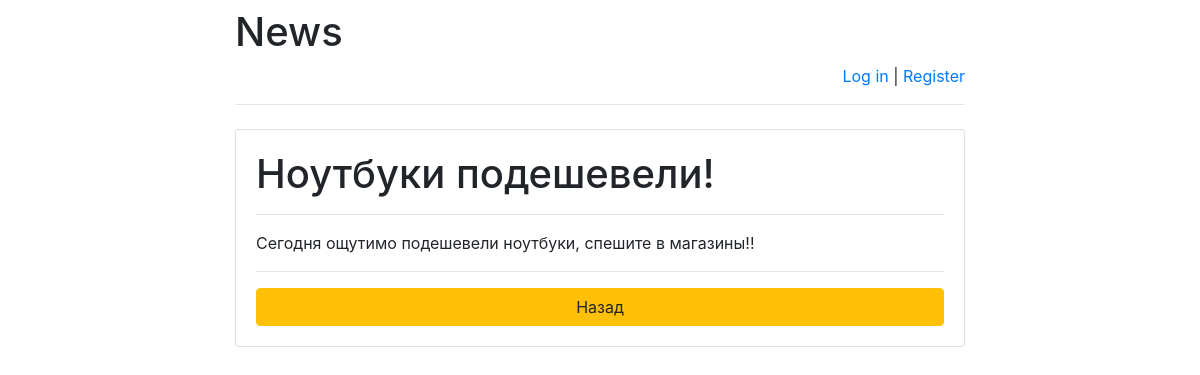
The page /news/1/ on the database its author committed.
### news/models.py (models this page shows)
class NewsHeadline(models.Model):
    news_text = models.CharField(max_length=255)
    pub_date = models.DateTimeField('date published')

class TextNews(models.Model):
    news = models.ForeignKey(NewsHeadline, on_delete=models.CASCADE)
    text = models.CharField(max_length=1000)

### news/views.py (the view)
# urls.py: re_path(r'^([0-9]+)/$', views.detail, name='detail'),
def detail(request, new_id):
    error_message = None
    if "error_message" in request.GET:
        error_message = request.GET["error_message"]
    return render(
        request,
        "text.html",
        {
            "new": get_object_or_404(NewsHeadline, pk=new_id),
            "textNews": get_object_or_404(TextNews, pk=new_id),
            "error_message": error_message
        }
    )

### news/templates/text.html (shortened to what this page needs)
<!DOCTYPE html>
<html lang="en">
<head>
</head>
<body>
{% extends 'base.html' %}
{% block main %}
<h1>{{ new.news_text }}</h1>
<hr>
<p>{{ textNews.text }}</p>
<hr>
   <form method="post">
        <a href=".."
           class="btn btn-warning btn-block">
            Назад
        </a>
    </form>
{% endblock %}

### rows shown on the page
NewsHeadline: news_text "Ноутбуки подешевели!"
TextNews: text "Сегодня ощутимо подешевели ноутбуки, спешите в магазины!!"
